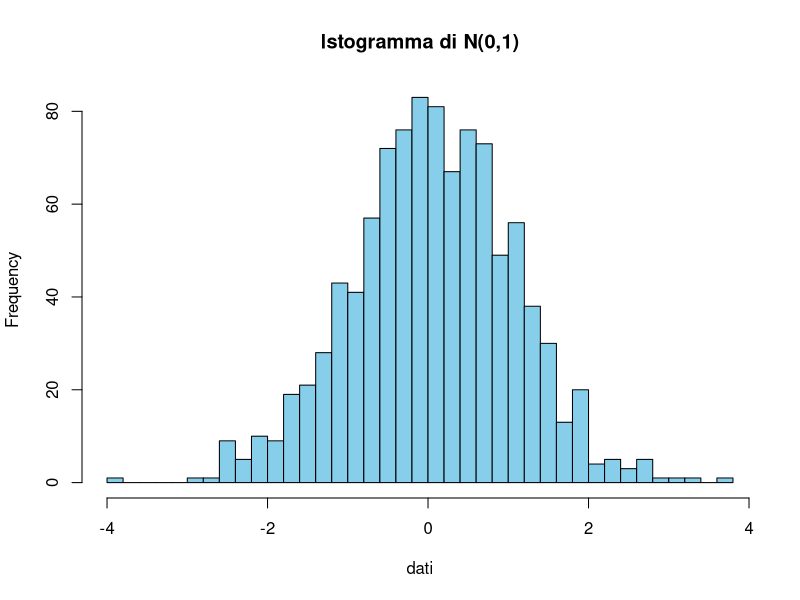
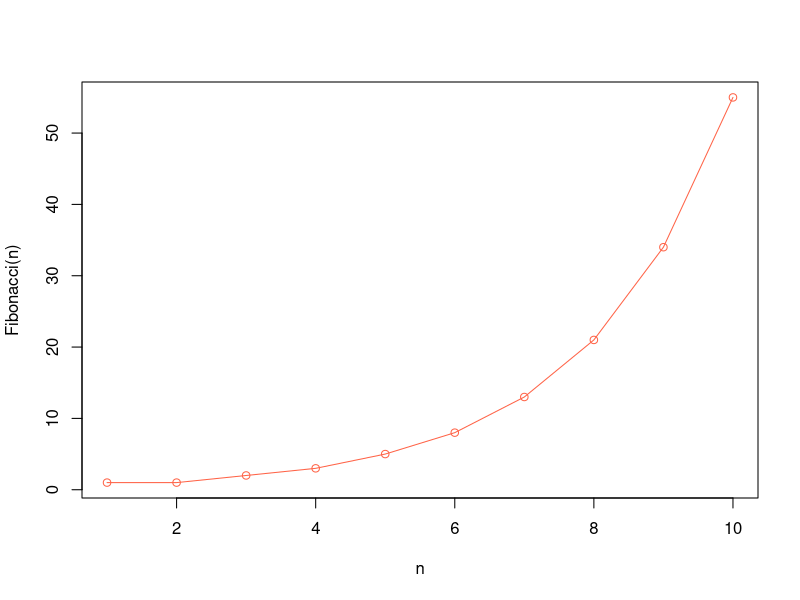

Generate these figures, in order, with R:
## ---- chunk 1
# Esempi di assegnazione e tipi
x <- 10            # numerico
nome <- "Alice"    # carattere
flag <- TRUE       # booleano
v <- c(1, 2, 3, 4) # vettore numerico
## ---- chunk 2
# Definizione e chiamata di funzione
saluta <- function(nome) {
  paste("Ciao", nome)
}
saluta("Marco")
## ---- chunk 3
# Esempi di funzioni di base
a <- 5; b <- 2
a + b       # 7
a - b       # 3
a * b       # 10
a / b       # 2.5

v <- c(1, 4, 6, 3)
sum(v)      # 14
prod(v)     # 72
min(v)      # 1
max(v)      # 6
mean(v)     # 3.5
median(v)   # 3.5

abs(-7)     # 7
sqrt(16)    # 4
exp(1)      # ≈2.718
log(10)     # ≈2.302
## ---- chunk 4
# Genera 1000 campioni da N(0,1) e plottane l'istogramma
dati <- rnorm(1000, mean = 0, sd = 1)
hist(dati, breaks = 30, col = "skyblue", main = "Istogramma di N(0,1)")
## ---- chunk 5
# Funzione ricorsiva per Fibonacci
fib <- function(n) {
  if (n <= 2) return(1)
  fib(n - 1) + fib(n - 2)
}
# Calcola e plotta i primi 10 termini
vals <- sapply(1:10, fib)
plot(1:10, vals, type = "o", col = "tomato", xlab = "n", ylab = "Fibonacci(n)")
